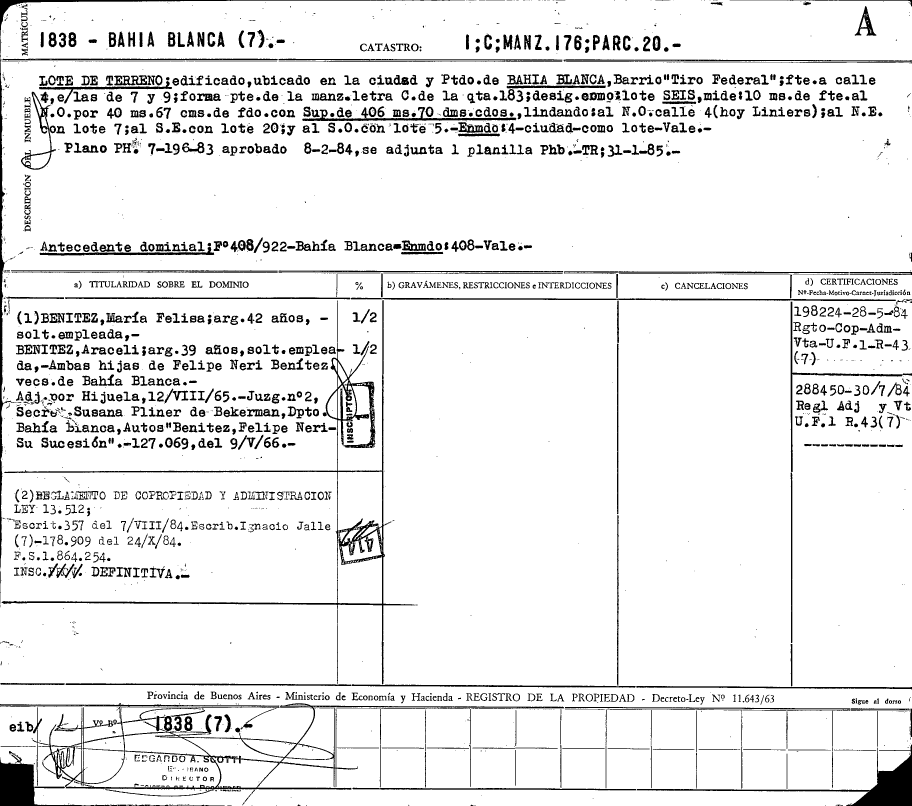
#> input picture 1-1-1-1838-.tif, 2734 x 2417 px (shown at 1/3 size)
$ python LineasPrueba01.py
#> lines starting #> are read from the running program, lines starting #| are printed output that depends on the picture; after the words box and inside, x2 and y2 are one past the last pixel; in counts of white or black regions, pixels touching at a corner belong together
# -*- coding: utf-8 -*-
"""
Created on Fri Jun 25 23:25:59 2021

@author: cesar
"""

# Python program to explain cv2.erode() method

# importing cv2
import cv2

import nltk

# importing numpy
import numpy as np

# path
path = r'1-1-1-1838-.tif'

# Reading an image in default mode
image = cv2.imread(path)
#> image is the input picture: shape (2417, 2734, 3); 91.9% white; 2503 black regions (984 under 20 px), largest, box (x1, y1, x2, y2) and area: (5, 900, 1247, 2053) 31063, (197, 2110, 1692, 2406) 18670, (1911, 2234, 2734, 2417) 18106


# convierte la imagen en blanco y negro  y luego invierte para poder aplicar
# operaciones morfologicas como erosion. Queda fondo negro y lineas blancas
(T, imageBin) = cv2.threshold(image, 128, 255, cv2.THRESH_BINARY_INV)
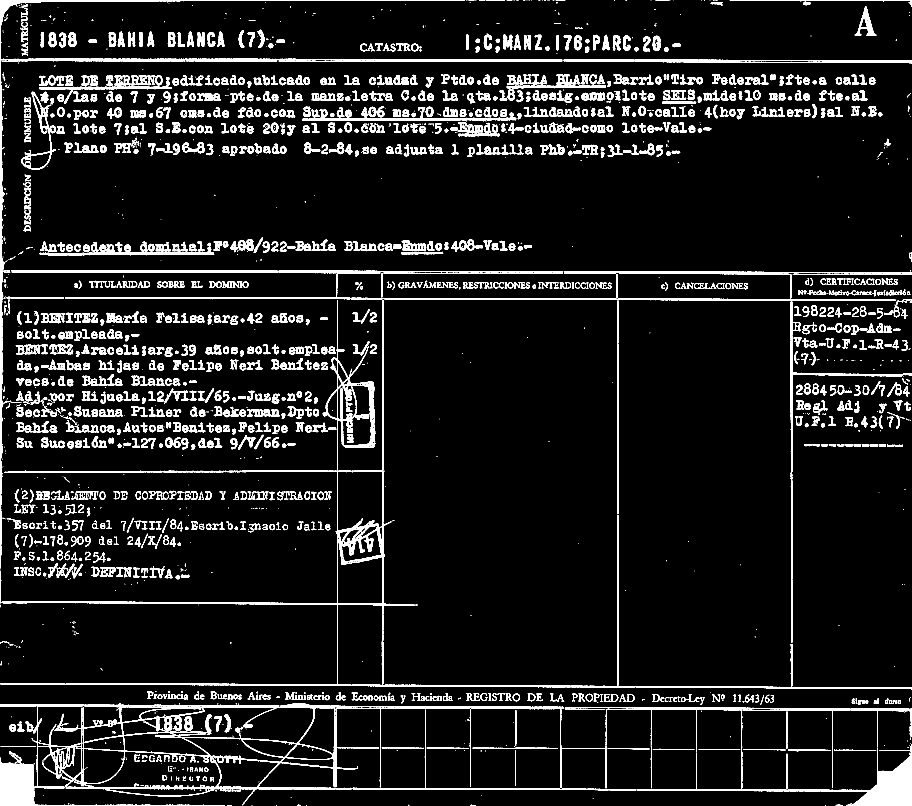
#> imageBin: shape (2417, 2734, 3) (shown at 1/3 size); 8.1% white; 2503 white regions (984 under 20 px), largest, box (x1, y1, x2, y2) and area: (5, 900, 1247, 2053) 31063, (197, 2110, 1692, 2406) 18670, (1911, 2234, 2734, 2417) 18106


#altura aproximada de un caracter en pixeles
charAvgHeight = 32

# Kernel para erosionar de altura de un caracter.
kernel = np.ones((charAvgHeight,1), np.uint8)

# aplica kernel dejando uniones de pixeles con longitud mayor a la de un caracter
# esto deja lineas horizontales si la imagen esta alineada a los margenes
#imageV = cv2.open(imageBin, kernel)
imageV = cv2.morphologyEx(imageBin, cv2.MORPH_OPEN, kernel)
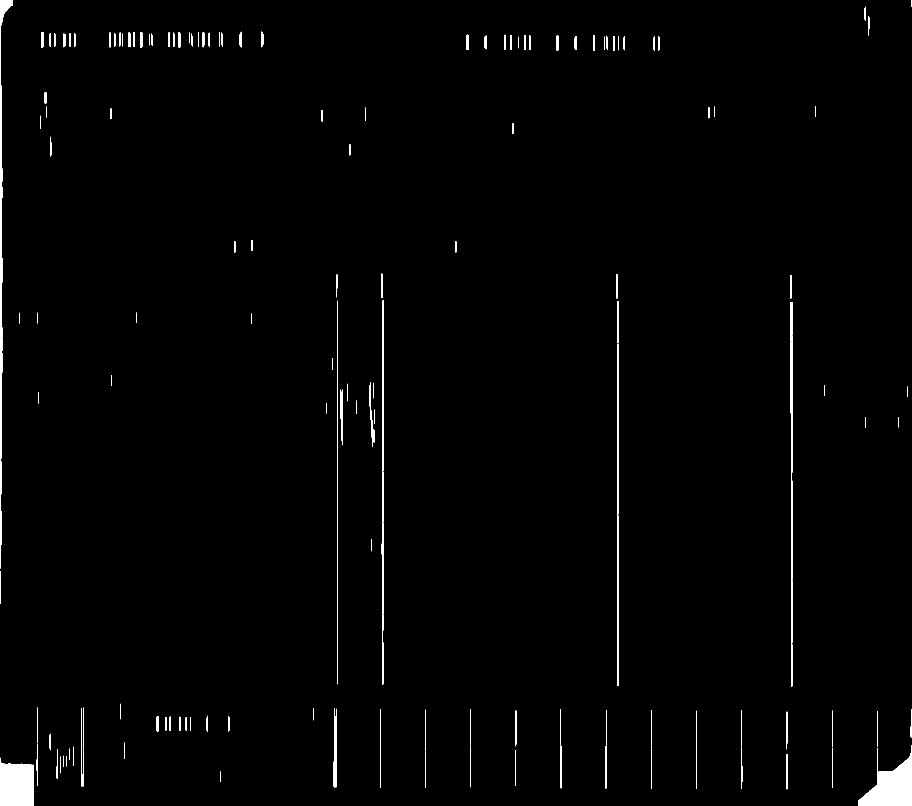
#> imageV: shape (2417, 2734, 3) (shown at 1/3 size); 1.1% white; 154 white regions, largest, box (x1, y1, x2, y2) and area: (2575, 2235, 2734, 2417) 14212, (0, 2273, 102, 2417) 12685, (0, 0, 39, 1706) 9573

#aplica kernel transpuesto, solo deja lineas horizontales
imageH = cv2.morphologyEx(imageBin, cv2.MORPH_OPEN, kernel.T)
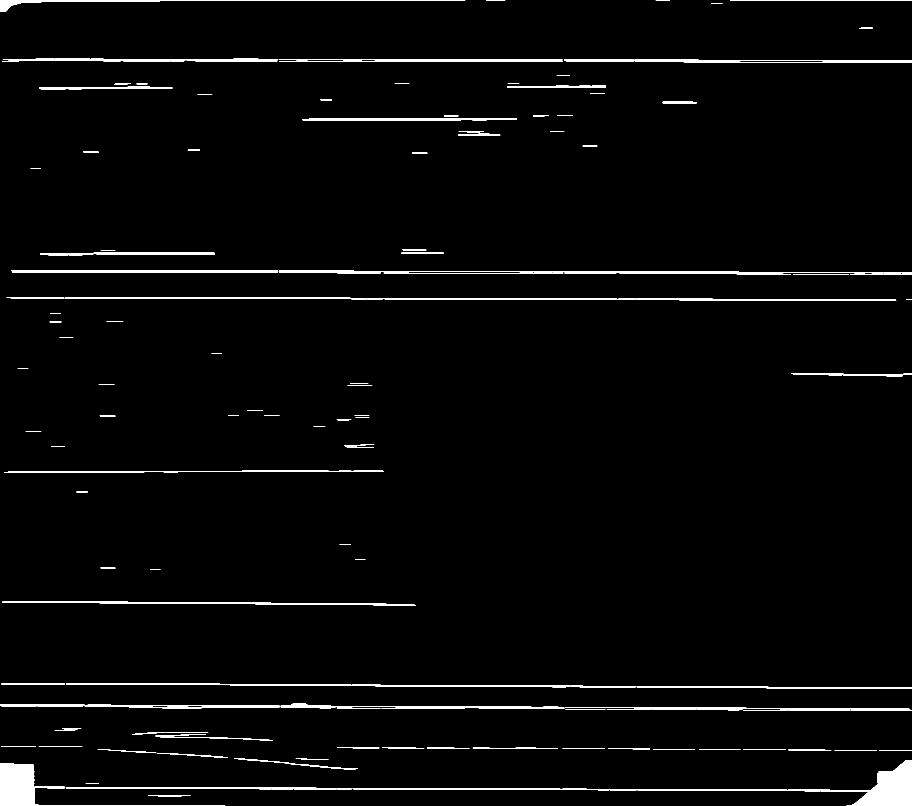
#> imageH: shape (2417, 2734, 3) (shown at 1/3 size); 2.1% white; 150 white regions (1 under 20 px), largest, box (x1, y1, x2, y2) and area: (1912, 2280, 2734, 2417) 17104, (0, 2291, 674, 2417) 14030, (6, 1804, 1248, 1816) 5467

# combina las lineas horizontales y verticales. Intenta dejar solo la grilla
imageOut = cv2.bitwise_or(imageV, imageH)
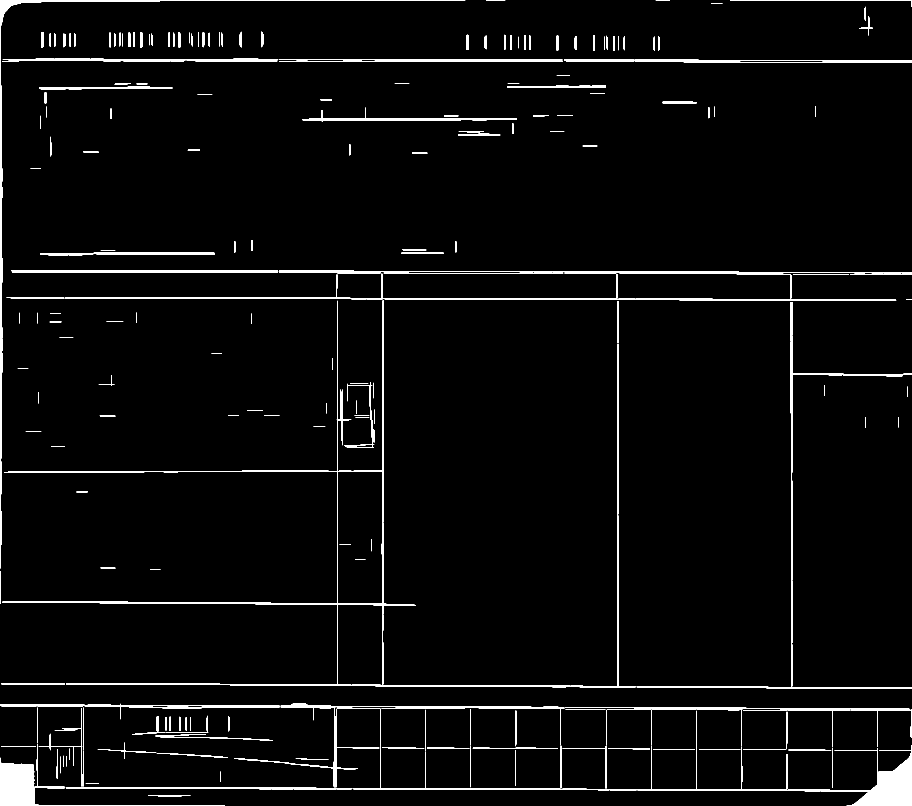
#> imageOut: shape (2417, 2734, 3) (shown at 1/3 size); 2.8% white; 268 white regions (1 under 20 px), largest, box (x1, y1, x2, y2) and area: (1912, 2235, 2734, 2417) 17605, (6, 901, 1248, 2054) 16401, (0, 2273, 674, 2417) 14085

# invierte la imagen para obtener el fondo blanco y lineas negras
imageOut = 255-imageOut
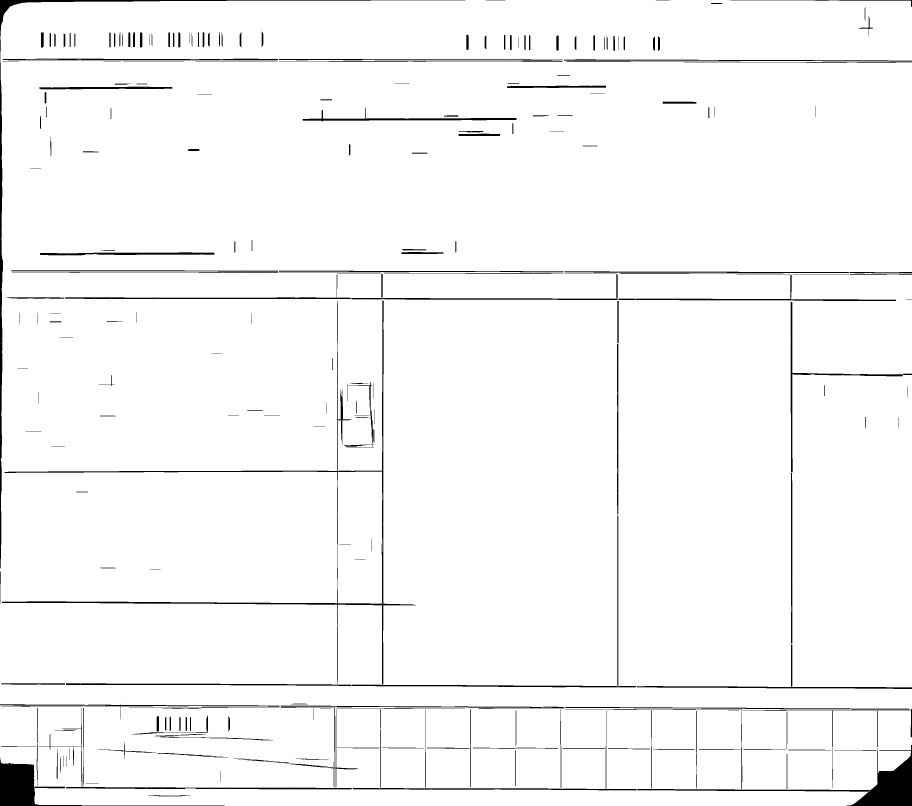
#> imageOut: shape (2417, 2734, 3) (shown at 1/3 size); 97.2% white; 268 black regions (1 under 20 px), largest, box (x1, y1, x2, y2) and area: (1912, 2235, 2734, 2417) 17605, (6, 901, 1248, 2054) 16401, (0, 2273, 674, 2417) 14085
# Displaying the image
#cv2.imshow(window_name, image)

cv2.imwrite(path+'-V.png', imageV)
cv2.imwrite(path+'-H.png', imageH)
cv2.imwrite(path+'-O.png', imageOut)


texto="La casa de Arturo"
#> (the run stopped early here; a loop or call above may not have finished)

$ run again, with 1-1-1-1836-.tif-BigLines.png saved as 1-1-1-1838-.tif
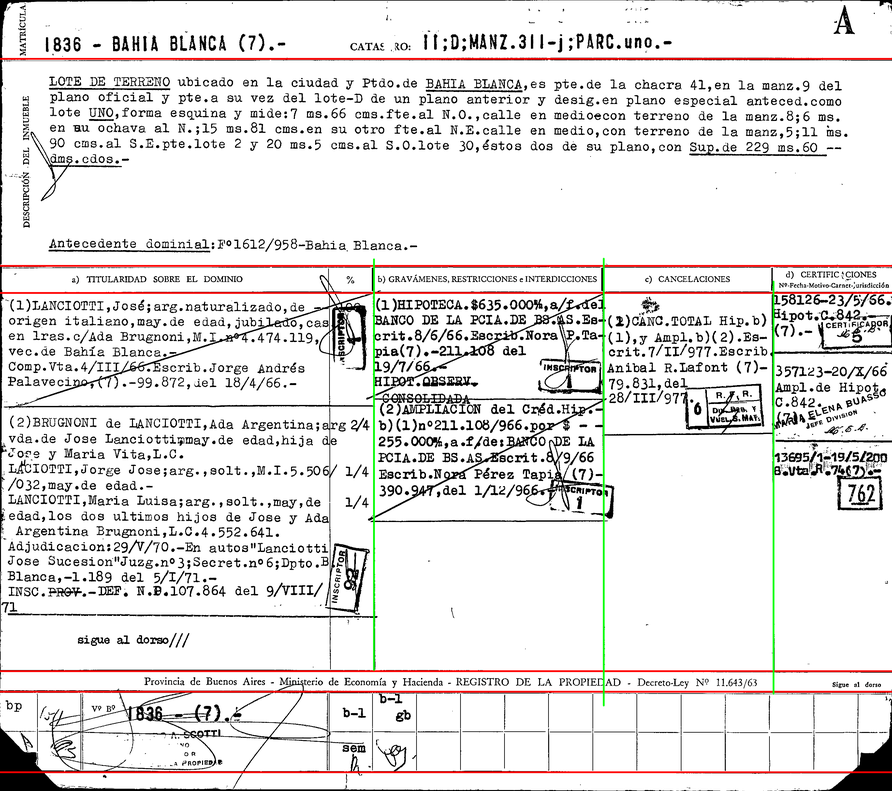
#> input picture 1-1-1-1836-.tif-BigLines.png, 892 x 791 px, shrunk from 2737 x 2426 before the run
#> image is the input picture: shape (791, 892, 3); mean B, G, R 226, 226.8, 229.3
#> `imageH = cv2.morphologyEx(imageBin, cv2.MORPH_OPEN, kernel.T)`:
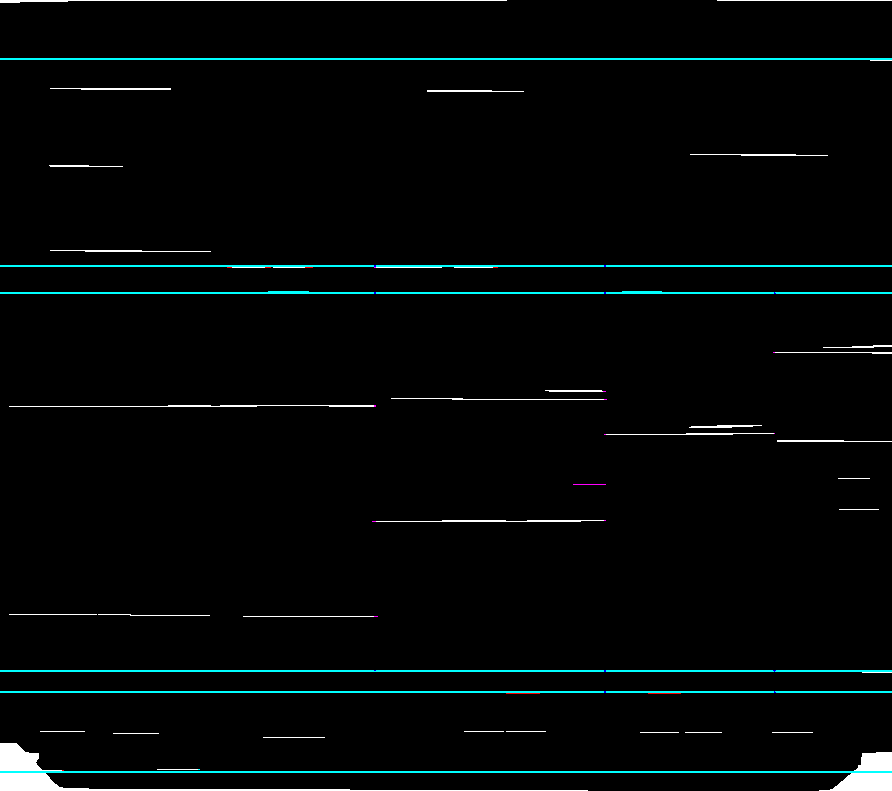
#> imageH: shape (791, 892, 3); mean B, G, R 7.1, 7.1, 3.3
#> `imageOut = 255-imageOut`:
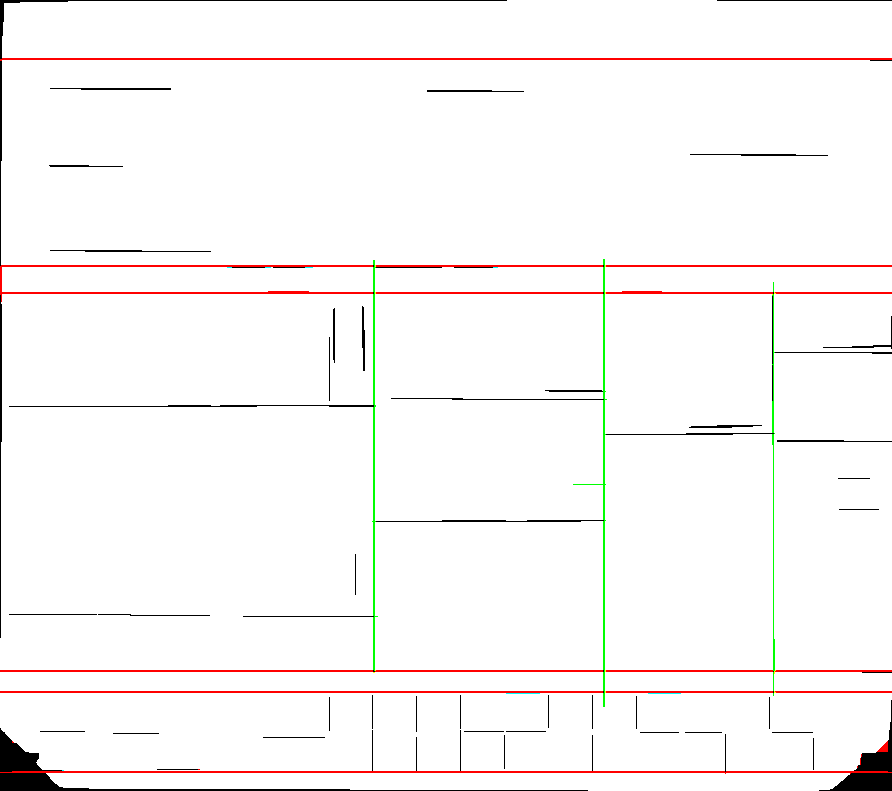
#> imageOut: shape (791, 892, 3); mean B, G, R 246.2, 247, 250.1
